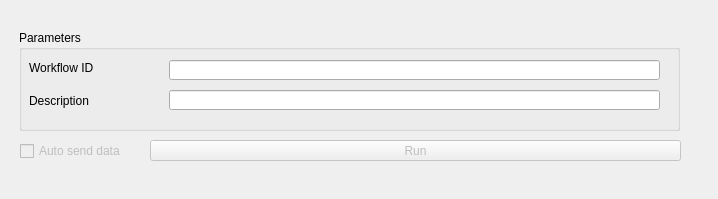
<?xml version="1.0" encoding="UTF-8"?>
<ui version="4.0">
 <class>Form</class>
 <widget class="QWidget" name="Form">
  <property name="geometry">
   <rect>
    <x>0</x>
    <y>0</y>
    <width>718</width>
    <height>199</height>
   </rect>
  </property>
  <property name="windowTitle">
   <string>Form</string>
  </property>
  <widget class="QGroupBox" name="groupBox">
   <property name="geometry">
    <rect>
     <x>19</x>
     <y>30</y>
     <width>661</width>
     <height>101</height>
    </rect>
   </property>
   <property name="title">
    <string>Parameters</string>
   </property>
   <widget class="QLineEdit" name="Description">
    <property name="geometry">
     <rect>
      <x>150</x>
      <y>60</y>
      <width>491</width>
      <height>20</height>
     </rect>
    </property>
   </widget>
   <widget class="QLabel" name="label_2">
    <property name="geometry">
     <rect>
      <x>10</x>
      <y>30</y>
      <width>141</width>
      <height>16</height>
     </rect>
    </property>
    <property name="text">
     <string>Workflow ID</string>
    </property>
   </widget>
   <widget class="QLineEdit" name="WorkflowId">
    <property name="geometry">
     <rect>
      <x>150</x>
      <y>30</y>
      <width>491</width>
      <height>20</height>
     </rect>
    </property>
   </widget>
   <widget class="QLabel" name="label_3">
    <property name="geometry">
     <rect>
      <x>10</x>
      <y>50</y>
      <width>141</width>
      <height>41</height>
     </rect>
    </property>
    <property name="text">
     <string>Description</string>
    </property>
   </widget>
  </widget>
  <widget class="QPushButton" name="pushButton_send">
   <property name="enabled">
    <bool>false</bool>
   </property>
   <property name="geometry">
    <rect>
     <x>150</x>
     <y>140</y>
     <width>531</width>
     <height>21</height>
    </rect>
   </property>
   <property name="text">
    <string>Run</string>
   </property>
  </widget>
  <widget class="QCheckBox" name="checkBox_send">
   <property name="enabled">
    <bool>false</bool>
   </property>
   <property name="geometry">
    <rect>
     <x>20</x>
     <y>143</y>
     <width>131</width>
     <height>16</height>
    </rect>
   </property>
   <property name="text">
    <string>Auto send data</string>
   </property>
  </widget>
 </widget>
 <resources/>
 <connections/>
</ui>
